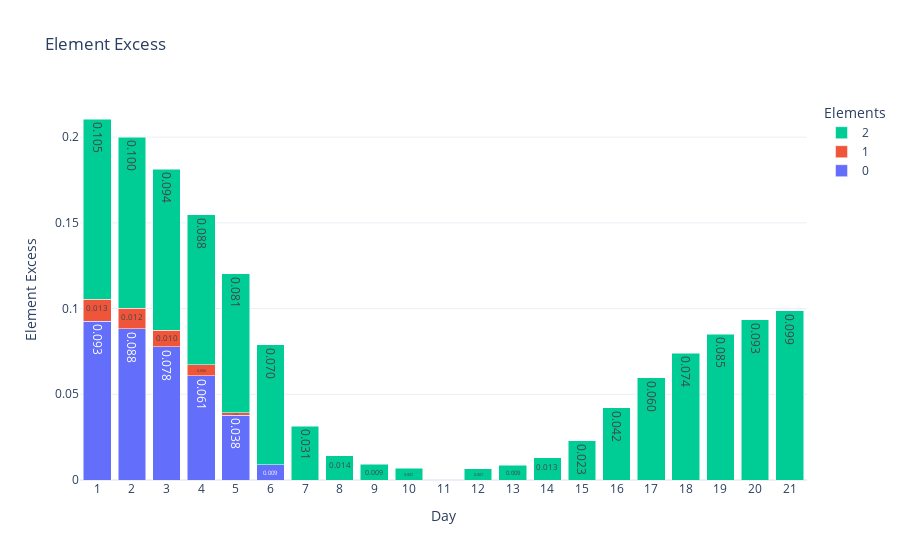

The notebook cell this image was saved under:
### Code cell
def create_fertilizer_df(optimization_results):
    data = {}
    for k, result in optimization_results.items():
        data[k] = result.x
    df = pd.DataFrame(data).T  # Transpose to have keys as row indexes
    return df

df_fertilizer_usage = create_fertilizer_df(optimization_results)


fig = plot_element_stacked_interactive_streamlit(df_fertilizer_usage)
fig.show()

### Figure 1 — Plotly figure (JSON) as saved in the notebook; plotly's stock layout.template omitted (floating-point values rounded to 4 significant figures)
{"data": [{"base": [0, 0, 0, 0, 0, 0, 0, 0, 0, 0, 0, 0, 0, 0, 0, 0, 0, 0, 0, 0, 0], "hoverinfo": "text+name", "name": "0", "offsetgroup": "0", "text": ["0.093", "0.088", "0.078", "0.061", "0.038", "0.009", "0.000", "0.000", "0.000", "0.000", "0.000", "0.000", "0.000", "0.000", "0.000", "0.000", "0.000", "0.000", "0.000", "0.000", "0.000"], "type": "bar", "x": ["1", "2", "3", "4", "5", "6", "7", "8", "9", "10", "11", "12", "13", "14", "15", "16", "17", "18", "19", "20", "21"], "y": [0.09252, 0.08818, 0.07761, 0.06079, 0.03773, 0.00882, 2.345e-27, 1.11e-16, 0, 1.11e-16, 0, 5.551e-17, 0, 5.551e-17, 8.58e-27, 2.739e-28, 1.11e-16, 5.551e-17, 3.946e-25, 0, 0]}, {"base": [0.09252, 0.08818, 0.07761, 0.06079, 0.03773, 0.00882, 2.345e-27, 1.11e-16, 0, 1.11e-16, 0, 5.551e-17, 0, 5.551e-17, 8.58e-27, 2.739e-28, 1.11e-16, 5.551e-17, 3.946e-25, 0, 0], "hoverinfo": "text+name", "name": "1", "offsetgroup": "0", "text": ["0.013", "0.012", "0.010", "0.006", "0.002", "0.000", "0.000", "0.000", "0.000", "0.000", "0.000", "0.000", "0.000", "0.000", "0.000", "0.000", "0.000", "0.000", "0.000", "0.000", "0.000"], "type": "bar", "x": ["1", "2", "3", "4", "5", "6", "7", "8", "9", "10", "11", "12", "13", "14", "15", "16", "17", "18", "19", "20", "21"], "y": [0.01286, 0.01205, 0.009904, 0.006429, 0.001623, 1.11e-16, 6.706e-27, 5.551e-17, 5.551e-17, 2.22e-16, 0, 5.551e-17, 2.46e-26, 1.896e-26, 5.551e-17, 2.56e-27, 6.158e-27, 0, 2.814e-25, 0, 2.511e-25]}, {"base": [0.1054, 0.1002, 0.08751, 0.06722, 0.03935, 0.00882, 9.051e-27, 1.665e-16, 5.551e-17, 3.331e-16, 0, 1.11e-16, 2.46e-26, 5.551e-17, 5.551e-17, 2.833e-27, 1.11e-16, 5.551e-17, 6.76e-25, 0, 2.511e-25], "hoverinfo": "text+name", "name": "2", "offsetgroup": "0", "text": ["0.105", "0.100", "0.094", "0.088", "0.081", "0.070", "0.031", "0.014", "0.009", "0.007", "0.000", "0.007", "0.009", "0.013", "0.023", "0.042", "0.060", "0.074", "0.085", "0.093", "0.099"], "type": "bar", "x": ["1", "2", "3", "4", "5", "6", "7", "8", "9", "10", "11", "12", "13", "14", "15", "16", "17", "18", "19", "20", "21"], "y": [0.1052, 0.09969, 0.09379, 0.08754, 0.08093, 0.07022, 0.03145, 0.0141, 0.009309, 0.006814, 0, 0.006611, 0.008702, 0.01308, 0.0228, 0.04223, 0.05952, 0.07383, 0.08514, 0.09347, 0.0988]}], "layout": {"barmode": "stack", "hovermode": "x", "legend": {"title": {"text": "Elements"}}, "title": {"text": "Element Excess"}, "xaxis": {"title": {"text": "Day"}, "type": "category"}, "yaxis": {"title": {"text": "Element Excess"}}}}
